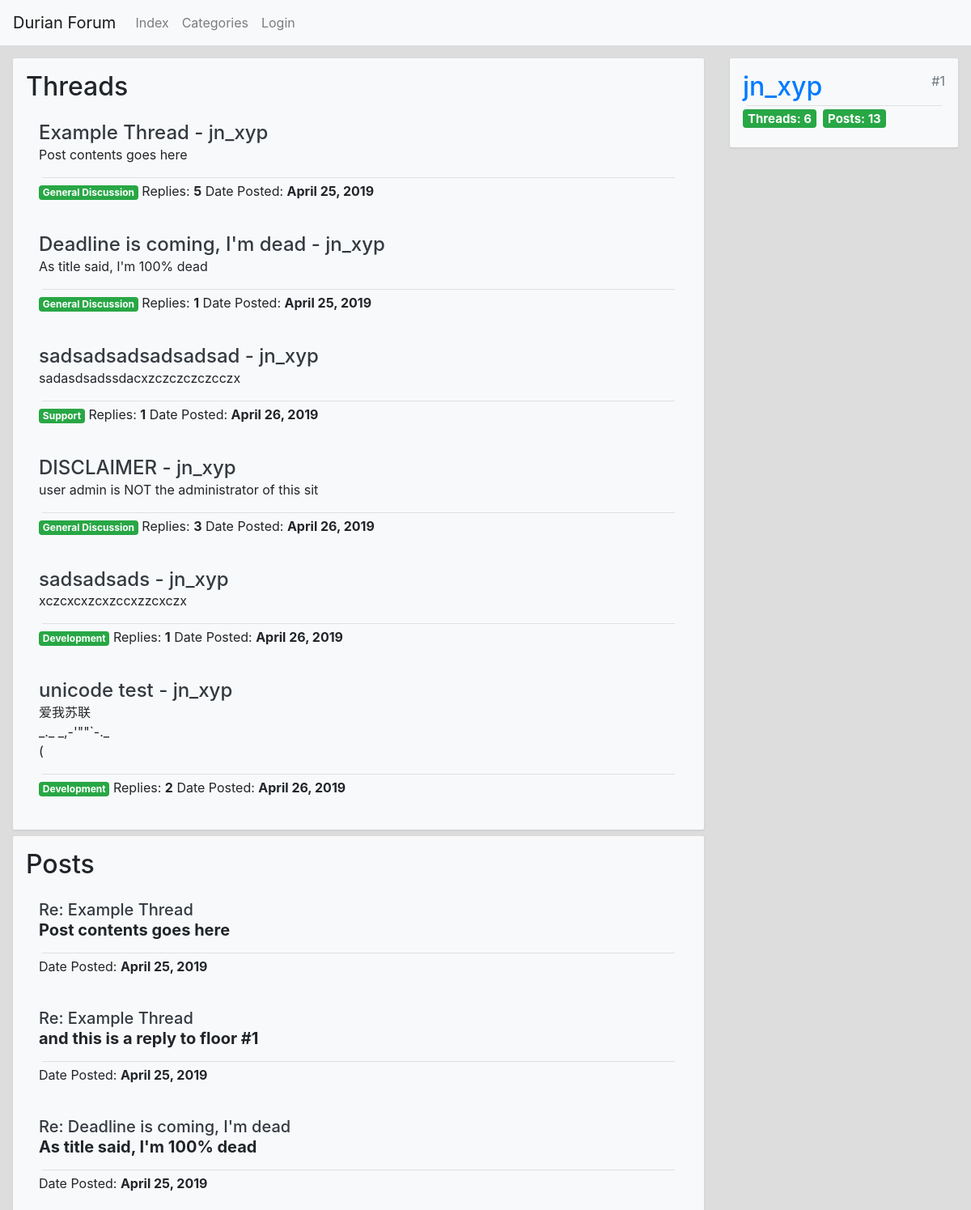
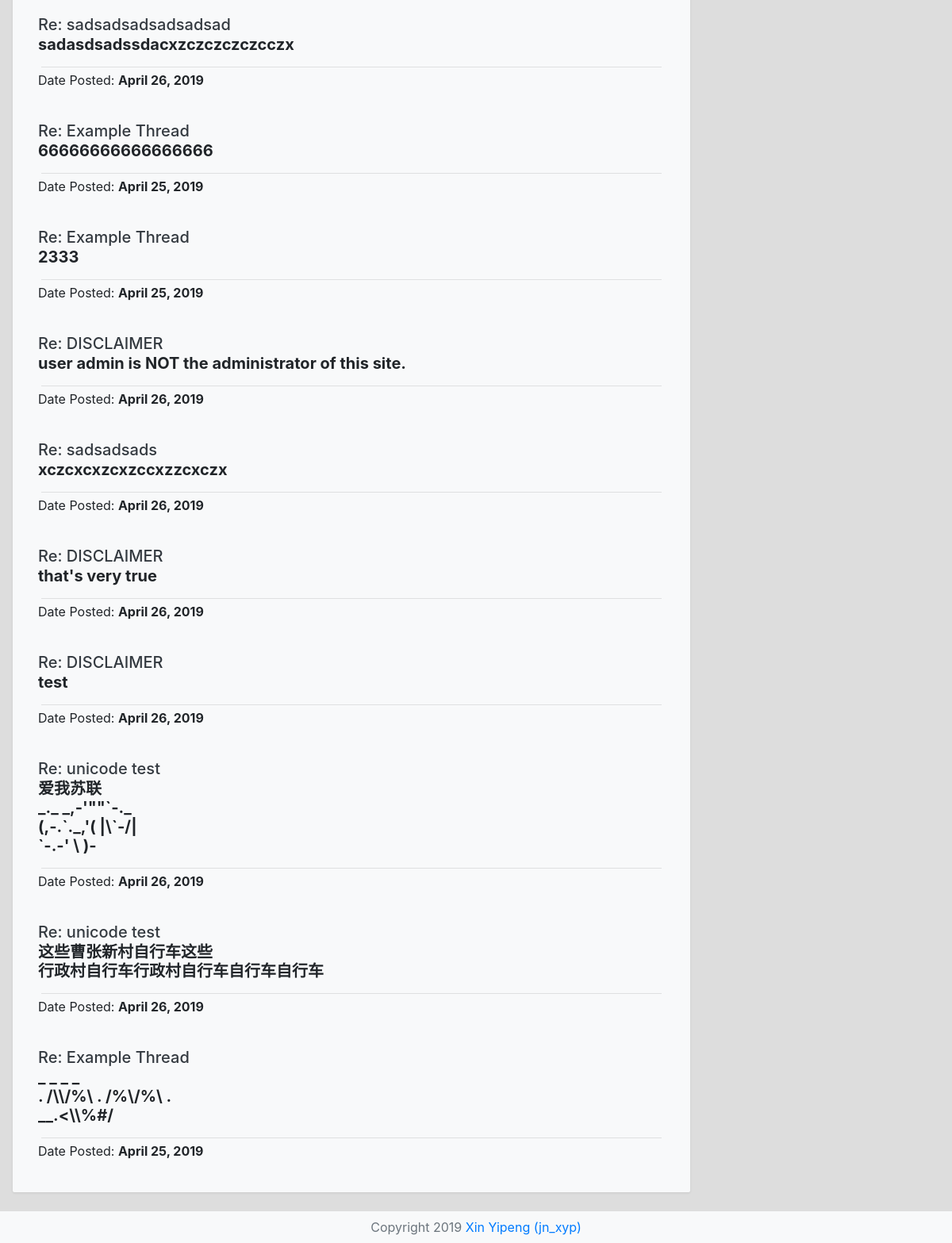
Page /e/xiny13/forum/user/1 on the earlier database version (2 pictures, top to bottom).
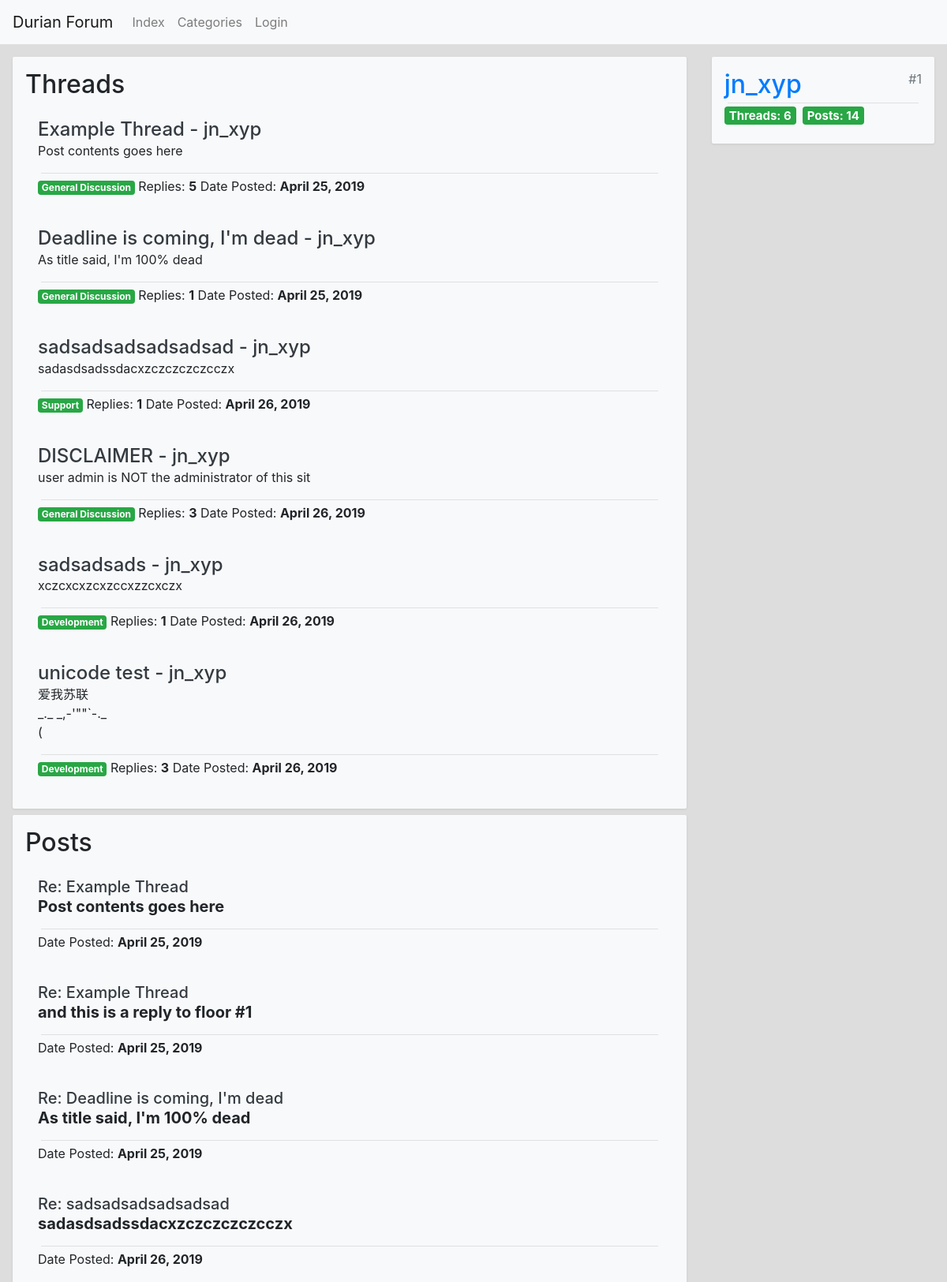
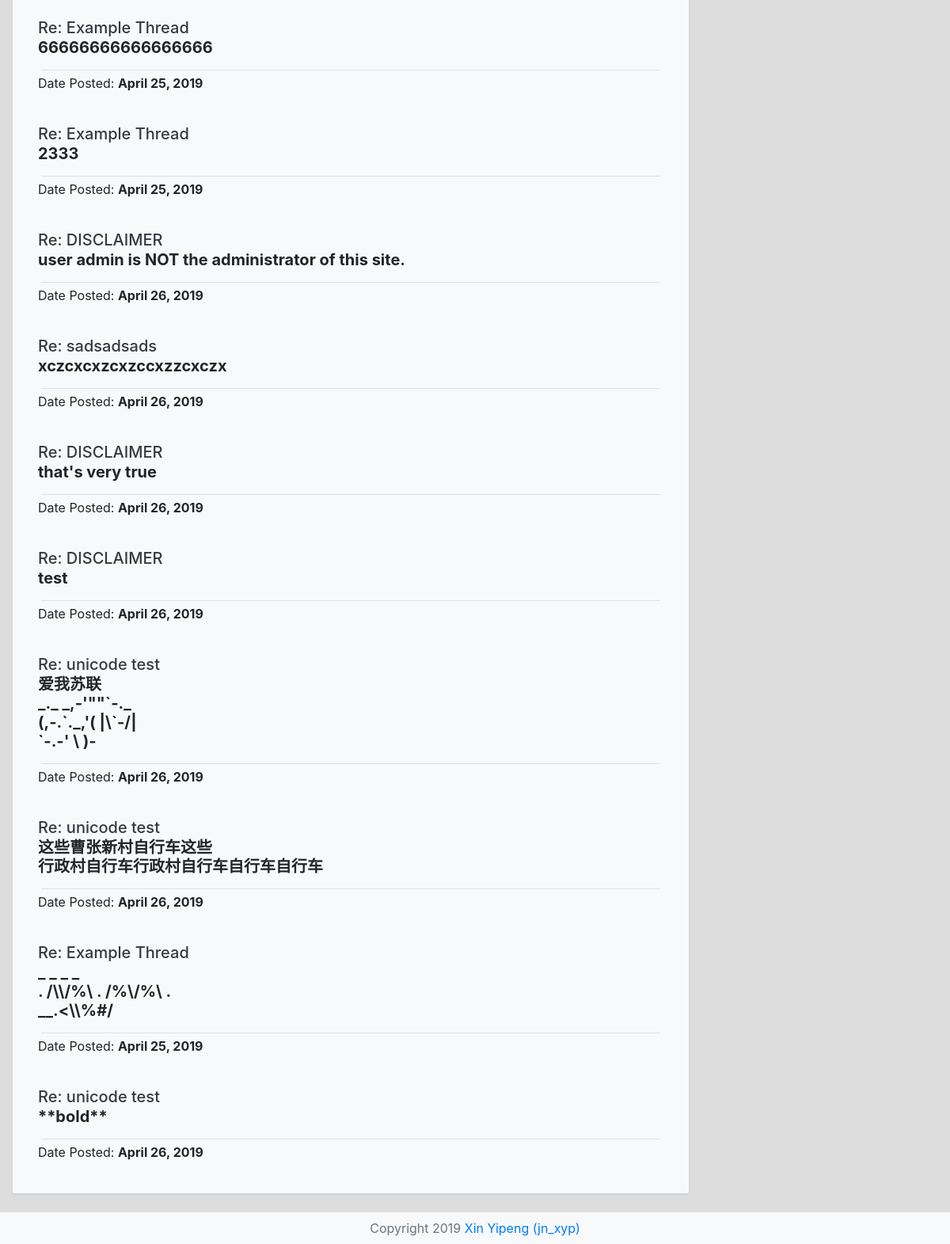
Same page on the later database version (2 pictures, top to bottom).
### forum/models.py (models this page shows, shortened)
class Thread(models.Model):
    author = models.ForeignKey(to=ForumUser, on_delete=models.CASCADE, related_name='threads',
                               related_query_name='thread', null=True)
    title = models.CharField('Thread Title', max_length=100)
    pub_date = models.DateTimeField('Date Published')
    category = models.ForeignKey(to=Category, on_delete=models.CASCADE, related_name='threads',
                                 related_query_name='thread', null=True)

class ForumUser(models.Model):
    user = models.OneToOneField(to=User, on_delete=models.CASCADE, null=True,
                                related_name='forum_user', related_query_name='forum_user')
    nick_name = models.CharField(max_length=30)

class Post(models.Model):
    author = models.ForeignKey(to=ForumUser, on_delete=models.CASCADE, related_name='posts',
                               related_query_name='post', null=True)
    contents = models.TextField('Post Contents')
    pub_date = models.DateTimeField('Date Published')
    parent_thread = models.ForeignKey(to='Thread', on_delete=models.CASCADE, related_name='posts',
                                      related_query_name='post')
    reply_target = models.ForeignKey(to='self', on_delete=models.SET_NULL, null=True, blank=True,
                                     related_name='replies', related_query_name='reply')

class Category(models.Model):
    name = models.CharField('Tag Name', max_length=100)
    description = models.TextField('Tag Description', blank=True)

### forum/views.py (the view)
# urls.py: path('user/<int:user_id>', views.user, name='user_info'),
def user(request, user_id: int):
    user = User.objects.get(pk=user_id)
    forum_user = user.forum_user
    threads = forum_user.threads.all()
    posts = forum_user.posts.all()
    return render(request, 'forum/user_detail.html',
                  context={'current_user': user, 'threads': threads, 'posts': posts,
                           'auth_config': ForumConfig.__dict__,
                           'title': '%s - Users - %s' % (
                               forum_user.nick_name, ForumConfig.verbose_name)})

### forum/templates/forum/user_detail.html
{% extends "forum/header_and_footer.html" %}
{% block content %}
    <div class="forum-bg" style="display: flex; flex-direction: row; flex-wrap: wrap-reverse">
        <div id="left" class="p-3" style="flex-grow: 5; max-width: 80%">
            <div class="forum-card p-3 mb-2 bg-light">
                <h2>Threads</h2>
                {% for thread in threads %}
                    <div class="p-3 mb-2 bg-light">
                        <div>
                            <a href="{% url 'forum:thread' thread.id %}"
                               class="h4 text-dark">{{ thread.title }}
                                - {{ thread.author.user.username }}</a>
                        </div>
                        <div>{{ thread.posts.first.contents|linebreaks|slice:50 }}</div>
                        <hr class="m-1">
                        <span class="badge badge-success">{{ thread.category.name }}</span>
                        <span>Replies: <b>{{ thread.posts.all|length }}</b></span>
                        <span>Date Posted: <b>{{ thread.pub_date|date }}</b></span>
                    </div>
                {% empty %}
                    <p class="h3">No threads yet.</p>
                {% endfor %}
            </div>
            <div class="forum-card p-3 mb-2 bg-light">
                <h2>Posts</h2>
                {% for post in posts %}
                    {% with thread=post.parent_thread %}
                        <div class="p-3 mb-2 bg-light">
                            <div>
                                <a href="{% url 'forum:thread' thread.id %}"
                                   class="h5 text-dark">Re: {{ thread.title }}</a>
                            </div>
                            <div class="h5"><b>{{ post.contents|linebreaks|slice:100 }}</b></div>
                            <hr class="m-1">
                            <span>Date Posted: <b>{{ thread.pub_date|date }}</b></span>
                        </div>
                    {% endwith %}
                {% empty %}
                    <p class="h3">No posts yet.</p>
                {% endfor %}
            </div>
        </div>
        <div id="right" class="p-3" style="flex-grow: 1">
            <div id="user-info" class="forum-card p-3 mb-2 bg-light">
                <a href="{% url 'forum:user_info' current_user.id %}"
                   class="d-block"><span
                        class="h2 ">{{ current_user.forum_user.nick_name }}</span><span
                        class="float-right text-secondary">#{{ current_user.id }}</span></a>
                <hr class="m-1">
                <div style="display: flex; flex-direction: row" class="h5">
                    <div class="badge badge-success mr-2" style="flex-basis: 70px">
                        <span>Threads:</span>
                        <span>{{ current_user.forum_user.threads.all|length }}</span>
                    </div>
                    <div class="badge badge-success mr-2" style="flex-basis: 70px">
                        <span>Posts:</span>
                        <span>{{ current_user.forum_user.posts.all|length }}</span>
                    </div>
                </div>
            </div>
        </div>
    </div>
{% endblock %}

Differences in the rows shown:
computed for Thread "unicode test": posts.all|length "2" → "3"
added Post: parent_thread "unicode test", contents "**bold**", parent_thread.pub_date "April 26, 2019"
Other differences:
{{ current_user.forum_user.posts.all|length }}: "13" → "14"
